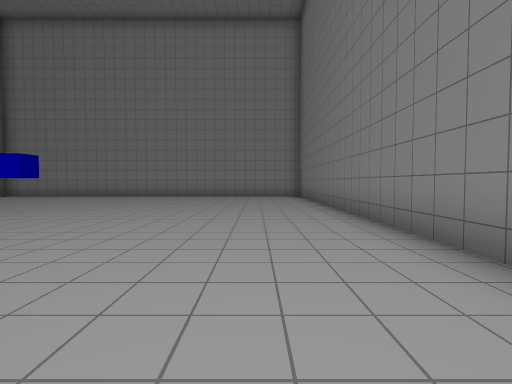
view 1 (above)

23 first-person views from a walk through a Unity game level. The camera is 1.3 m above the floor, tilts 2° down and sees 85° across. The floor is counted in squares, 2 m on a side. Each view is taken from the middle of a square. On the plan, view 1 faces up. The plan holds only what a view shows up to about 9 squares ahead; the rest is blank. The place goes on beyond the plan. The player character is not drawn. Some animated figures are left out. Some surface patterns are stand-ins.

view 2
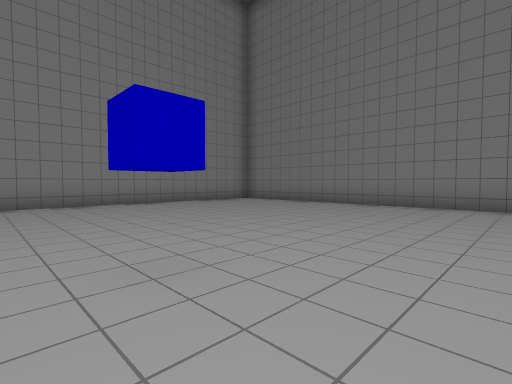

view 3
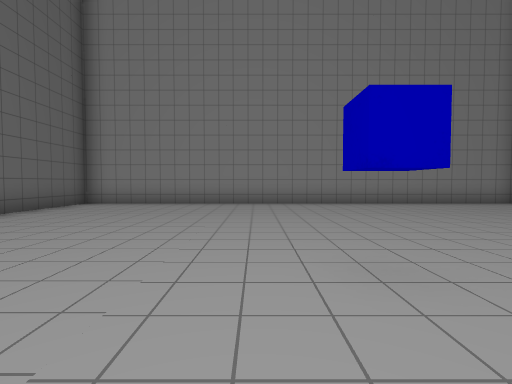

view 4
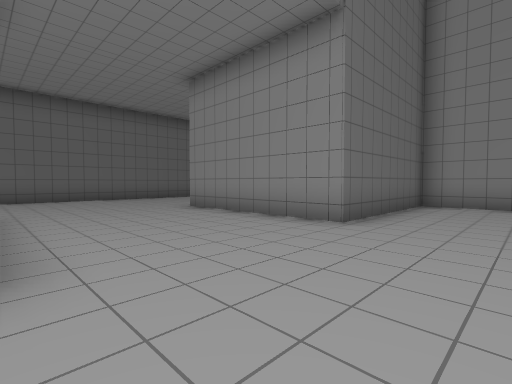

view 5
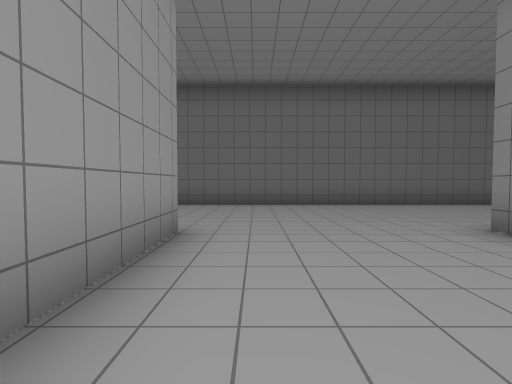

view 6
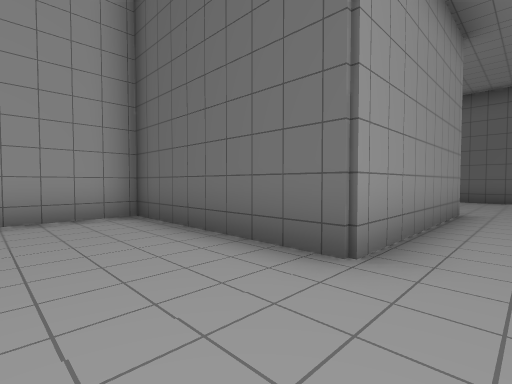

view 7
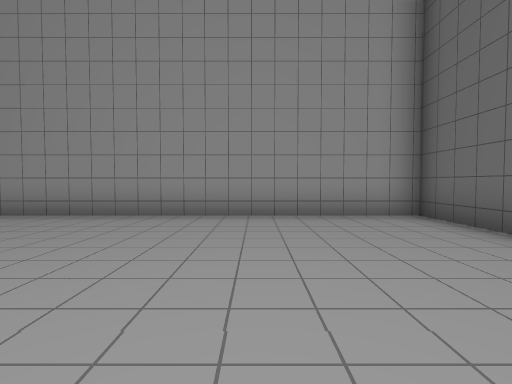

view 8
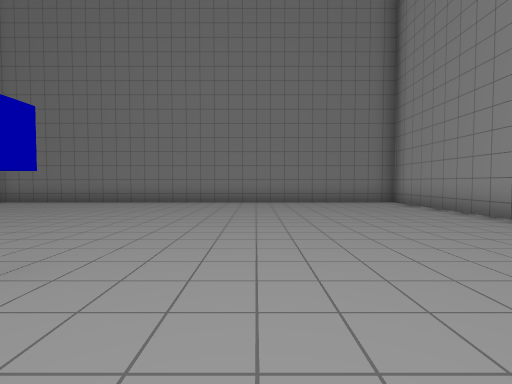

view 9
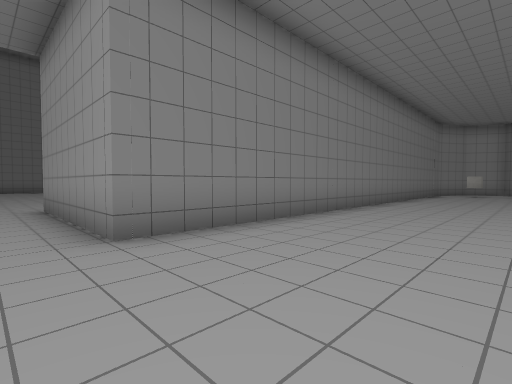

view 10
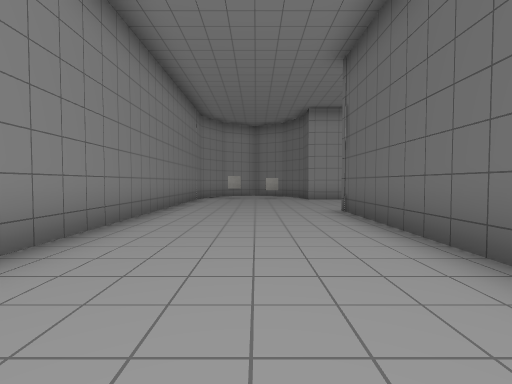

view 11
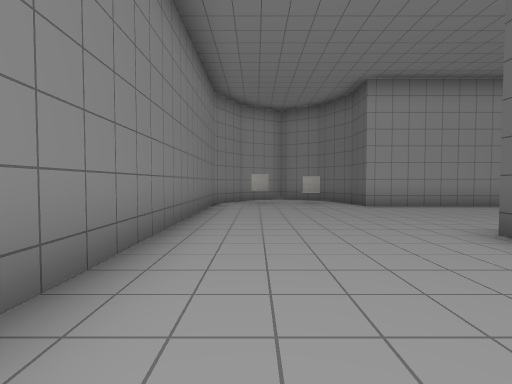

view 12
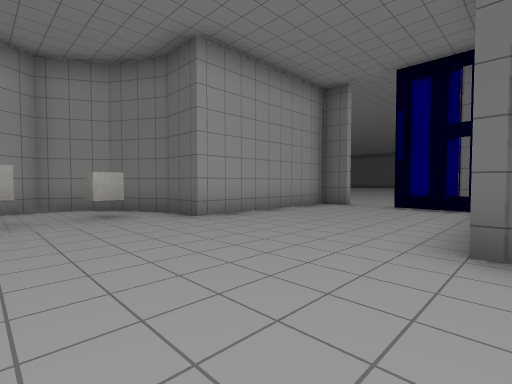

view 13
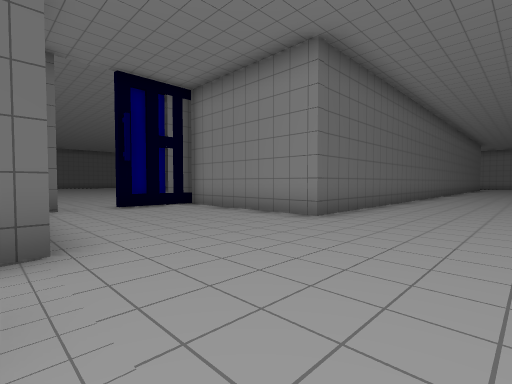

view 14
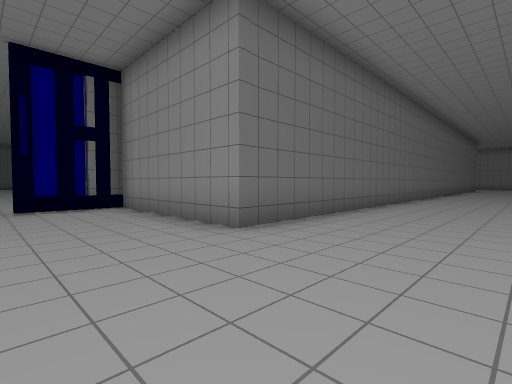

view 15
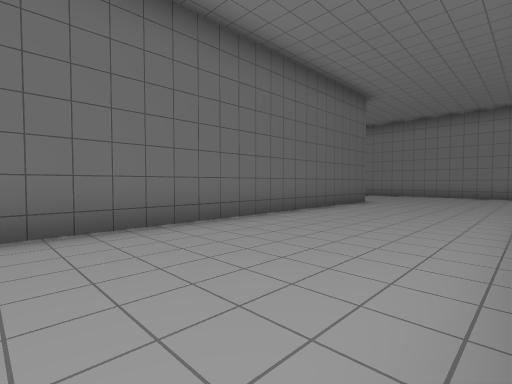

view 16
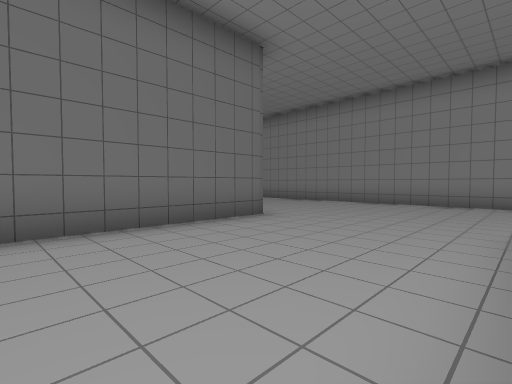

view 17
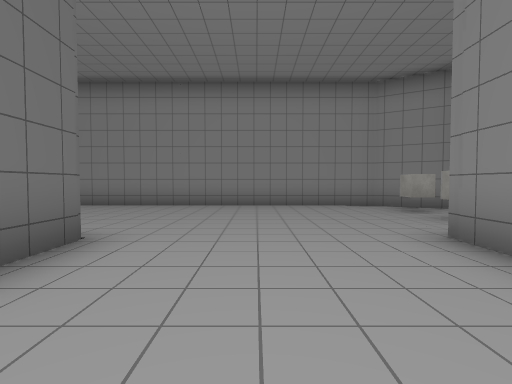

view 18
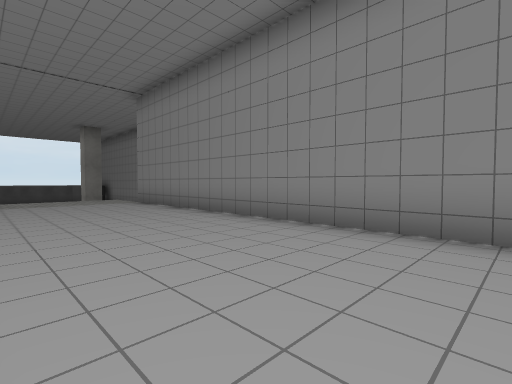

view 19
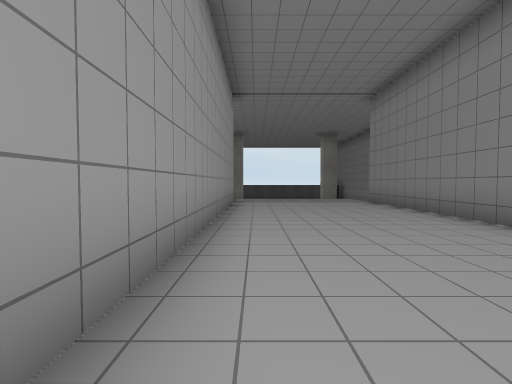

view 20
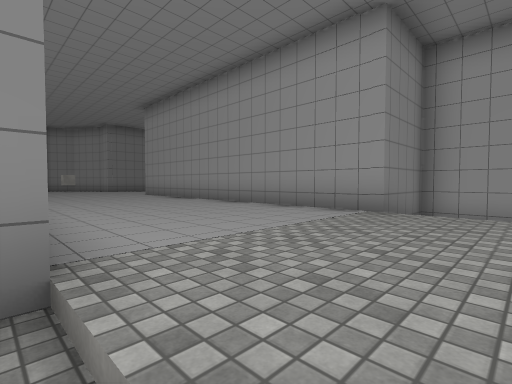

view 21
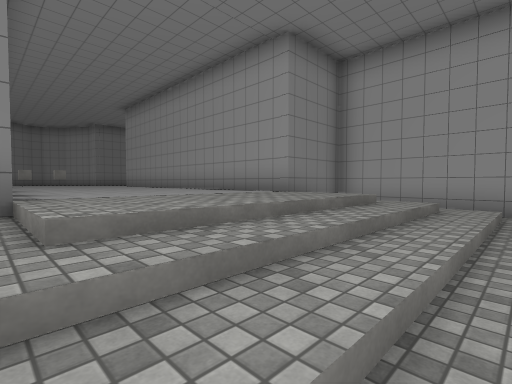

view 22
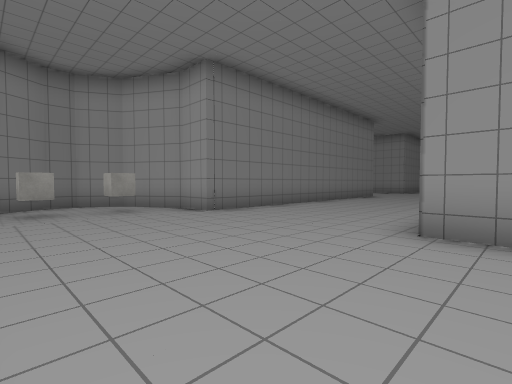

view 23
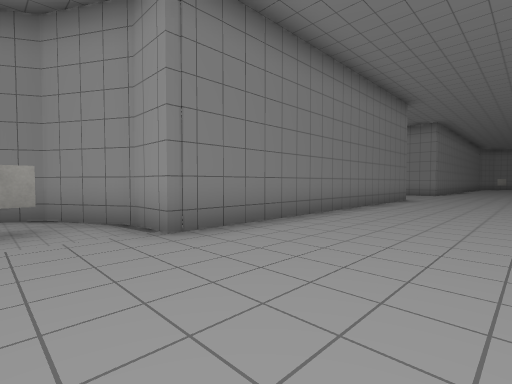

### Floor plan
Key: @ floor where view 1 was taken; # wall or solid block; . main floor; - floor 0.25 m lower than the main floor; _ floor 1 m lower than the main floor; / step, stairs or slope; O other object.
Columns run from 33 left of view 1 to 2 right of it. Each row starts with its distance up from view 1.
 22 _/--################
 21 _//...............  #
 20 _//............... O#
 19 _//............... O#
 18 _//...............  #
 17 _///##########....##
 16 _/  #        #....#
 15 #####        #....#
 14              #....#
 13              #....#  ###############
 12              #....#  #.............#
 11              #....#  #.............#
 10              #....#  #.............#
  9              #....####.............#
  8              #.....................#
  7              #.....................#
  6              #.....................#
  5              #.....................#
  4              #....####.............#
  3              #....#  #.............#
  2              #....#  #.............#
  1              #....#  #.............#
  0              #....#  #...........@.#
 -1              #....#  ###############
 -2              #....#
 -3              #....#
 -4              #....#
 -5          #####....#
 -6          O........#
 -7       ...O........#
 -8       ............#
 -9         .#........#
-10          #####....#
-11              OO O##

Where each view was taken, in squares from view 1:
view 1: 0 up, 0 right, facing up
view 2: 4 up, 6 left, facing up-right
view 3: 4 up, 6 left, facing up
view 4: 4 up, 9 left, facing up-left
view 5: 5 up, 12 left, facing left
view 6: 5 up, 9 left, facing down-left
view 7: 5 up, 8 left, facing down
view 8: 4 up, 7 left, facing right
view 9: 5 up, 19 left, facing down-right
view 10: 1 up, 18 left, facing down
view 11: 2 down, 17 left, facing down
view 12: 5 down, 17 left, facing down-left
view 13: 10 down, 17 left, facing up-left
view 14: 8 down, 17 left, facing up-left
view 15: 8 up, 16 left, facing up-left
view 16: 13 up, 16 left, facing up-left
view 17: 14 up, 18 left, facing up
view 18: 18 up, 20 left, facing up-left
view 19: 18 up, 20 left, facing left
view 20: 22 up, 31 left, facing down-right
view 21: 22 up, 33 left, facing down-right
view 22: 21 up, 21 left, facing down-right
view 23: 19 up, 19 left, facing down-right
